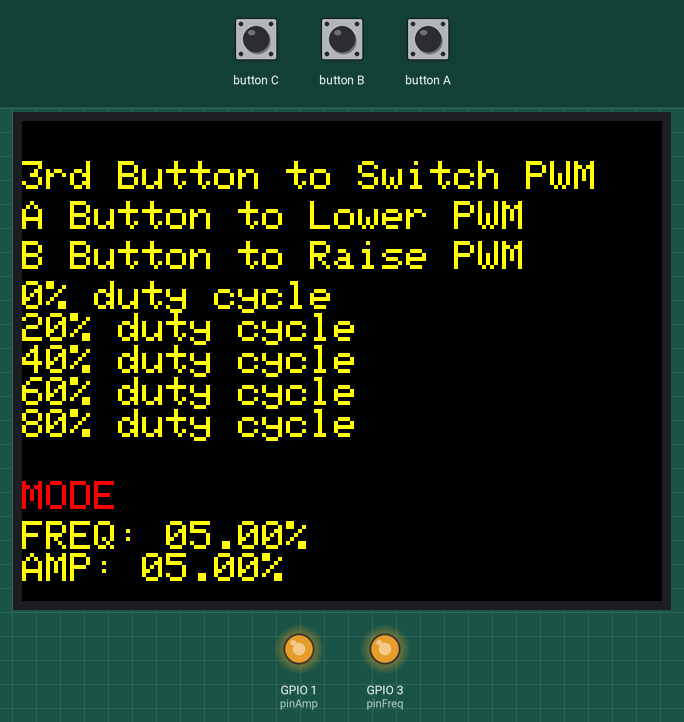
The sketch below on a simulated ESP32. Parts: 320×240 colour display, output pins drawn as LEDs (lit = HIGH). Inputs (shaded band) come from the test bench.

Above: at 1.3 s.
1.4 s: button B pressed for 0.15 s
At 1.9 s:
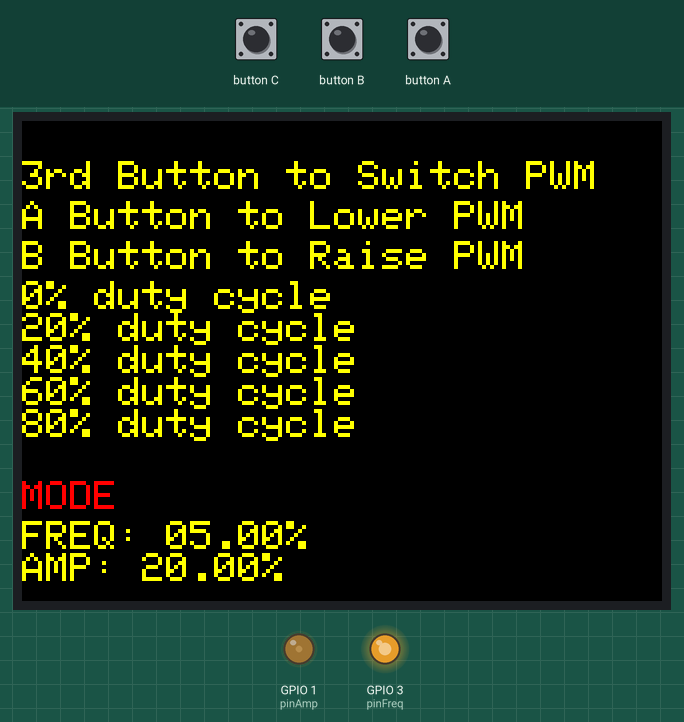
3.0 s: button B pressed for 1 s
At 4.4 s:
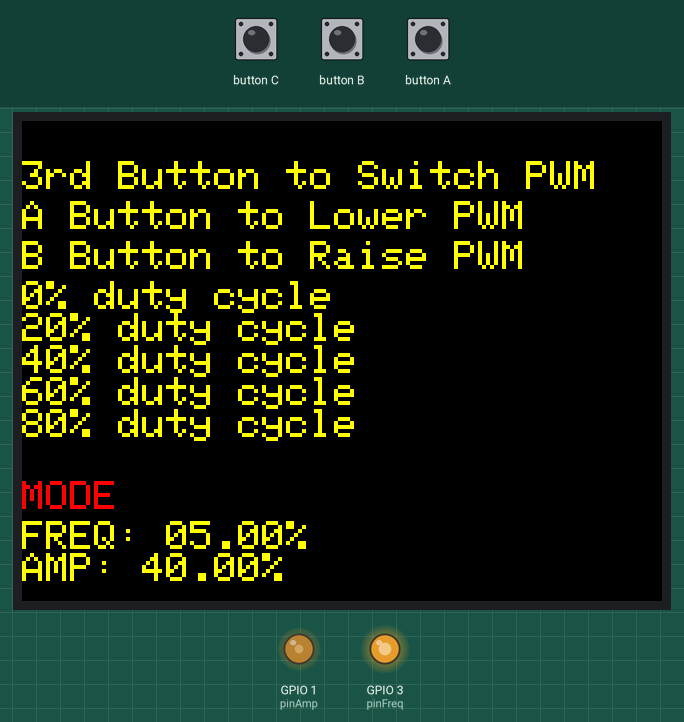
5.5 s: button B pressed for 0.15 s
At 6.1 s:
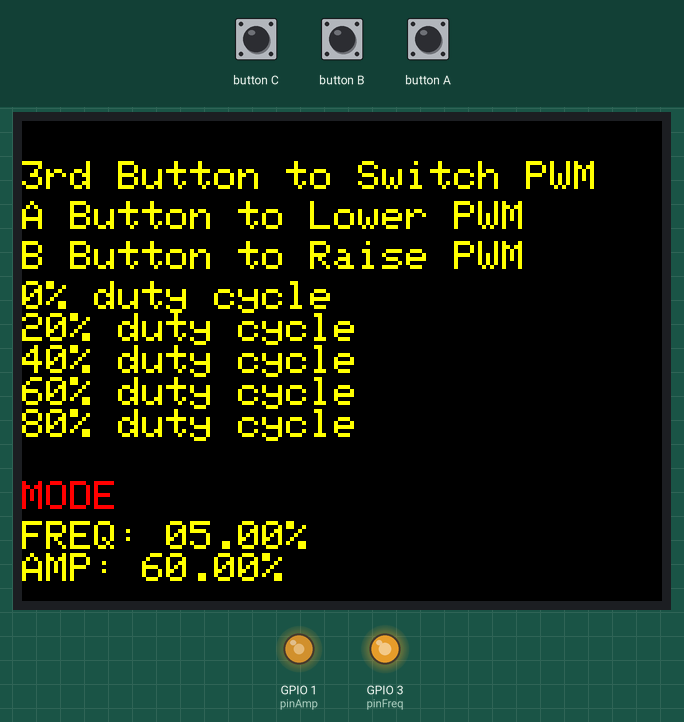
7.1 s: button A pressed for 0.15 s
At 8.4 s:
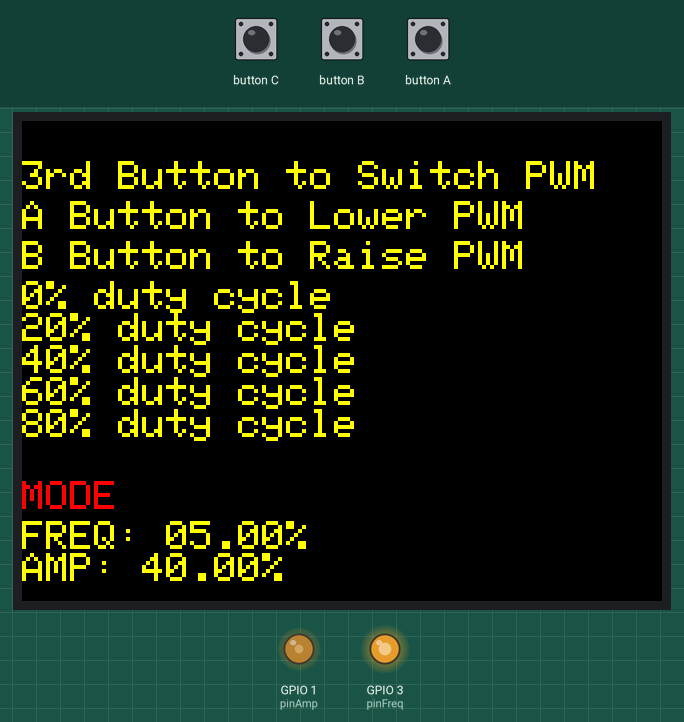
8.7 s: button A pressed for 1 s
At 10.9 s:
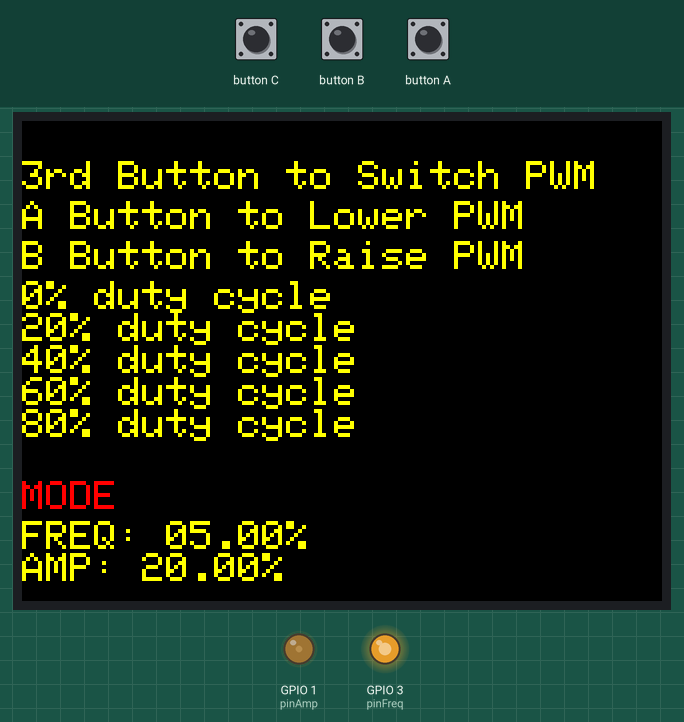
11.2 s: button C pulsed LOW 5 times (0.12 s each, 0.3 s apart)
At 11.78 s:
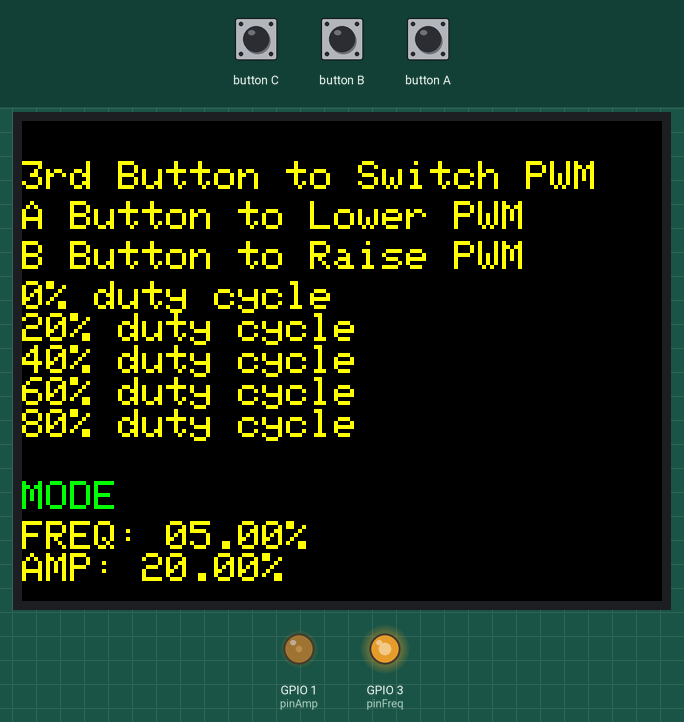
Timing chart, 0 to 14.2 s (numbered marks = the images above; inputs shaded):
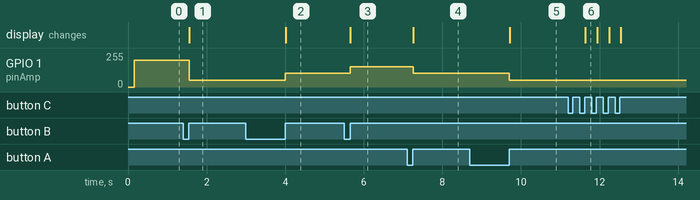

The sketch:

remote_motor_control.ino
```cpp
#include <M5Stack.h>

int freq1 = 0;
int ampl = 0;

int freq = 1000;
int resolution_bits = 8;
float settingsFREQ[5] = {0.05, 0.2, 0.4, 0.6, 0.8};
float settingsAMP[5] = {0.05, 0.2, 0.4, 0.6, 0.8};

int AMPchannel = 0;
int FREQchannel = 1;

int pinAmp = 1;
int pinFreq = 3;

String mode = "A";

void setup() {

    // Init M5Core.
    M5.begin();
    // Init Power module.
    M5.Power.begin();

    // Set the font color to yellow. Set the font size.
    M5.Lcd.setTextColor(YELLOW);
    M5.Lcd.setTextSize(2);

    //print instructions on the screen
    M5.Lcd.setCursor(0, 20);
    M5.Lcd.println("3rd Button to Switch PWM");
    M5.Lcd.setCursor(0, 40);
    M5.Lcd.println("A Button to Lower PWM");
    M5.Lcd.setCursor(0, 60);
    M5.Lcd.println("B Button to Raise PWM");

    M5.Lcd.setCursor(0, 80);
    M5.Lcd.println("0% duty cycle");
    M5.Lcd.println("20% duty cycle");
    M5.Lcd.println("40% duty cycle");
    M5.Lcd.println("60% duty cycle");
    M5.Lcd.println("80% duty cycle");

    M5.Lcd.setTextColor(RED);
    M5.Lcd.setCursor(0, 180);
    M5.Lcd.println("MODE");

    // Pin Init
    ledcAttachPin(pinAmp, AMPchannel);
    ledcAttachPin(pinFreq, FREQchannel);

    // PWM Signal setup
    ledcSetup(AMPchannel, freq, resolution_bits);
    ledcSetup(FREQchannel, freq, resolution_bits);

    // PWM Signal
    ledcWrite(AMPchannel, 0.8*250);
    ledcWrite(FREQchannel, 0.8*250);
}


void loop() {
    // Cycle PWM Signal Settings
    M5.update();
    // EXAMPLE: settings[0] * 255 ==> 0.05 * 255 = 12.75 Duty Cycle

    // C BUTTON => Change Mode
    // RED => FREQ
    // GREEN => AMP
    if (M5.BtnC.wasReleased()) {
        if (mode == "A") {
            mode = "F";
            M5.Lcd.setTextColor(RED);
            M5.Lcd.setCursor(0, 180);
            M5.Lcd.println("MODE");
        }
        else if (mode == "F") {
            mode = "A";
            M5.Lcd.setTextColor(GREEN);
            M5.Lcd.setCursor(0, 180);
            M5.Lcd.println("MODE");
        }
    }
    else if (M5.BtnA.wasReleased()) {
        // LOWER DUTY CYCLE
        if (mode == "A") {
            // lower amp1 by 1, if amp1 is 0, set it to 0
            if (ampl > 0) {
                ampl--;
            }
            else {
                ampl = 0;
            }
            ledcWrite(AMPchannel, settingsAMP[ampl] * 255);
        }
        else if (mode == "F") {
            // lower freq1 by 1, if freq1 is 0, set it to 0
            if (freq1 > 0) {
                freq1--;
            }
            else {
                freq1 = 0;
            }
            ledcWrite(FREQchannel, settingsFREQ[freq1] * 255);
        }
    }
    else if (M5.BtnB.wasReleased()) {
        // HIGHER DUTY CYCLE
        if (mode == "A") {
            // raise amp1 by 1, if amp1 is 4, set it to 4
            if (ampl < 4) {
                ampl++;
            }
            else {
                ampl = 4;
            }
            ledcWrite(AMPchannel, settingsAMP[ampl] * 255);
        }
        else if (mode == "F") {
            // raise freq1 by 1, if freq1 is 4, set it to 4
            if (freq1 < 4) {
                freq1++;
            }
            else {
                freq1 = 4;
            }
            ledcWrite(FREQchannel, settingsFREQ[freq1] * 255);
        }
    }
    // display the current frequency and amplitude duty cycle
    M5.Lcd.setCursor(0, 200);
    M5.Lcd.setTextColor(YELLOW, BLACK);
    // if at 0% duty cycle, display 05.00% instead of 5.00%
    if (settingsFREQ[freq1] * 100 < 10) {
        M5.Lcd.println("FREQ: 0" + String(settingsFREQ[freq1] * 100) + "%");
    }
    else {
        M5.Lcd.println("FREQ: " + String(settingsFREQ[freq1] * 100) + "%");
    }
    if (settingsAMP[ampl] * 100 < 10) {
        M5.Lcd.println("AMP: 0" + String(settingsAMP[ampl] * 100) + "%");
    }
    else {
        M5.Lcd.println("AMP: " + String(settingsAMP[ampl] * 100) + "%");
    }
}
```

Measured:
- after the input at 1.4 s, GPIO 1 (pinAmp): 199/255 → 51/255 after 0.15 s; the display: changes after 0.16 s (image 1)
- after the input at 3.0 s, GPIO 1 (pinAmp): 51/255 → 102/255 after 1.0 s; the display: changes after 1.0 s (image 2)
- after the input at 5.5 s, GPIO 1 (pinAmp): 102/255 → 152/255 after 0.15 s; the display: changes after 0.16 s (image 3)
- after the input at 7.1 s, GPIO 1 (pinAmp): 152/255 → 102/255 after 0.15 s; the display: changes after 0.16 s (image 4)
- after the input at 8.7 s, GPIO 1 (pinAmp): 102/255 → 51/255 after 1.0 s; the display: changes after 1.0 s (image 5)
- after the input at 11.2 s, the display: changes after 0.44 s (image 6)
